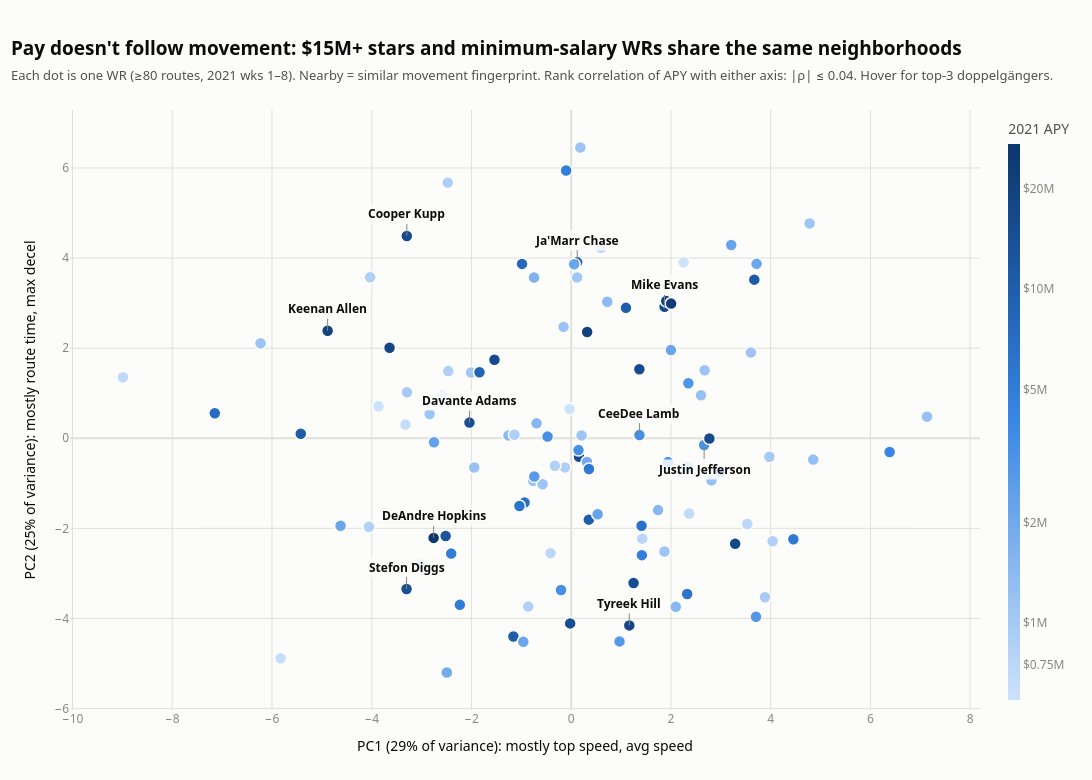

The code cell stored with this chart in its notebook:
### Markdown cell above
**Map of all receivers.** Each dot is a receiver; dots close together move alike. Color is 2021 pay.
**Hover** over a dot to see his top 3 doppelgängers.

### Code cell
d = visuals.load()
visuals.wr_map(d).show()

### Figure 1 — Plotly figure (JSON) as saved in the notebook; plotly's stock layout.template omitted (floating-point values rounded to 4 significant figures; data arrays with more than 128 entries replaced by an {"elided": "..."} marker saying what was removed)
{"data": [{"customdata": {"elided": "110x5 mixed values"}, "hovertemplate": "<b>%{customdata[0]}</b> (%{customdata[1]})<br>APY: %{customdata[2]}<br>Routes: %{customdata[3]}<br><b>Moves most like</b> (other teams):<br>%{customdata[4]}<extra></extra>", "marker": {"color": [1.217, -0.01686, 0.446, 1.176, 1.169, 1.204, 1.0, -0.2304, 0.05212, 0.8868, 1.21, 1.255, 0.3331, 0.7959, 0.8307, 0.516, 0.5444, 1.302, 1.041, 1.197, 0.5294, 0.02789, 1.031, 1.21, 1.301, 1.211, 0.05212, 0.702, 0.7782, 0.0632, 0.6935, 0.09648, 1.158, 0.147, 1.238, 0.7782, 0.4694, 1.255, 0.07555, 0.05938, 0.4354, 1.435, -0.04854, 0.8603, -0.05027, 0.2842, 1.161, 0.6199, -0.2304, 1.097, -0.1494, 0.3368, 0.1502, 0.2843, 0.699, 0.02948, 0.2186, 1.007, 0.1684, 0.5208, -0.06747, -0.0624, 0.4959, -0.1163, -0.004365, 0.3391, -0.07058, 0.1761, 0.3493, 0.1761, -0.2316, 0.04802, 1.011, 0.1561, 0.4914, 1.255, 0.329, 0.3761, -0.06028, 0.699, -0.04584, 0.7404, -0.1169, -0.1293, 0.9542, 0.9031, 1.342, 0.0569, 0.7404, 0.09202, 0.05128, -0.1907, -0.004365, -0.162, -0.1844, 0.0856, 0.08368, 0.6767, 0.5353, -0.1293, -0.04462, 0.04603, -0.0455, 0.329, 0.077, 0.05212, -0.06259, 0.3522, 0.05212, -0.0006115], "colorbar": {"outlinewidth": 0, "thickness": 12, "tickfont": {"color": "#898781"}, "ticktext": ["$0.75M", "$1M", "$2M", "$5M", "$10M", "$20M"], "tickvals": [-0.1249, 0.0, 0.301, 0.699, 1.0, 1.301], "title": {"font": {"color": "#52514e"}, "text": "2021 APY"}}, "colorscale": [[0.0, "#cde2fb"], [0.1667, "#9ec5f4"], [0.3333, "#6da7ec"], [0.5, "#3987e5"], [0.6667, "#256abf"], [0.8333, "#184f95"], [1.0, "#0d366b"]], "line": {"color": "#fcfcfb", "width": 1.5}, "size": 12}, "mode": "markers", "type": "scatter", "x": [1.873, 3.886, 0.9696, 1.251, -0.0205, 1.367, 0.3538, -0.03414, 3.604, 0.1205, 0.1577, 1.165, -4.625, 1.411, -0.9359, 2.666, 1.369, -4.884, 3.672, -3.296, -0.2034, -2.008, -5.423, 2.772, 0.32, -1.539, -2.839, -2.233, 2.326, -0.1532, -0.1009, 4.854, -3.301, 0.7239, 3.288, -1.038, 3.706, -3.642, -0.761, -0.5729, -0.7404, -2.758, -0.1246, -7.147, -4.032, -2.493, -2.04, 6.386, 2.254, -2.518, -8.988, 0.05958, 2.346, 0.3165, 2.999, 0.1177, -0.7443, 1.099, 2.097, -0.474, -4.056, 4.04, 1.941, 1.426, -2.996, 2.001, -0.3263, -0.6951, 0.5308, 1.742, -3.864, 1.871, -1.159, -1.257, 2.35, 1.906, -0.9602, -2.751, -2.58, -2.406, -1.139, 4.456, 0.602, 3.531, -1.839, -0.9861, 2.004, -6.229, 0.3561, 7.135, 0.1838, -5.828, -3.292, 2.365, -3.324, 2.604, 2.813, 1.417, 0.1469, -0.4142, -2.476, 4.782, -2.464, 3.718, -1.946, 2.677, -0.8608, 3.209, 0.208, 3.974], "y": [2.918, -3.53, -4.509, -3.213, -4.11, 1.532, -1.806, 0.6512, 1.905, 3.911, -0.4115, -4.154, -1.94, -1.942, -1.424, -0.1509, 0.06997, 2.387, 3.521, 4.491, -3.37, 1.459, 0.09957, -0.006045, 2.358, 1.742, 0.5377, -3.698, -3.458, 2.472, 5.945, -0.4734, -3.347, 3.031, -2.34, -1.502, -3.961, 2.008, -0.9465, -1.022, -0.8469, -2.212, -0.6464, 0.5541, 3.574, -5.2, 0.3479, -0.3059, 3.908, -2.168, 1.353, 3.863, -0.6337, -0.5268, -0.7397, 3.571, 3.569, 2.895, -3.741, 0.03691, -1.963, -2.284, -0.5289, -2.229, -2.797, 1.957, -0.6109, 0.3312, -1.687, -1.595, 0.7122, -2.512, -4.402, 0.06353, 1.221, 3.046, -4.518, -0.08774, 0.9503, -2.56, 0.07799, -2.241, 4.231, -1.905, 1.465, 3.871, 2.99, 2.11, -0.6819, 0.4803, 6.455, -4.882, 1.022, -1.669, 0.3061, 0.9536, -0.9348, -2.595, -0.2625, -2.55, 5.675, 4.77, 1.491, 3.871, -0.6478, 1.511, -3.737, 4.29, 0.06374, -0.4106]}], "layout": {"annotations": [{"arrowcolor": "#898781", "arrowhead": 0, "arrowwidth": 1, "ax": 0, "ay": -22, "bgcolor": "rgba(252,252,251,0.85)", "font": {"color": "#0b0b0b", "size": 12}, "showarrow": true, "text": "<b>Keenan Allen</b>", "x": -4.884, "y": 2.387}, {"arrowcolor": "#898781", "arrowhead": 0, "arrowwidth": 1, "ax": 0, "ay": -22, "bgcolor": "rgba(252,252,251,0.85)", "font": {"color": "#0b0b0b", "size": 12}, "showarrow": true, "text": "<b>Stefon Diggs</b>", "x": -3.301, "y": -3.347}, {"arrowcolor": "#898781", "arrowhead": 0, "arrowwidth": 1, "ax": 0, "ay": -22, "bgcolor": "rgba(252,252,251,0.85)", "font": {"color": "#0b0b0b", "size": 12}, "showarrow": true, "text": "<b>Cooper Kupp</b>", "x": -3.296, "y": 4.491}, {"arrowcolor": "#898781", "arrowhead": 0, "arrowwidth": 1, "ax": 0, "ay": -22, "bgcolor": "rgba(252,252,251,0.85)", "font": {"color": "#0b0b0b", "size": 12}, "showarrow": true, "text": "<b>DeAndre Hopkins</b>", "x": -2.758, "y": -2.212}, {"arrowcolor": "#898781", "arrowhead": 0, "arrowwidth": 1, "ax": 0, "ay": -22, "bgcolor": "rgba(252,252,251,0.85)", "font": {"color": "#0b0b0b", "size": 12}, "showarrow": true, "text": "<b>Davante Adams</b>", "x": -2.04, "y": 0.3479}, {"arrowcolor": "#898781", "arrowhead": 0, "arrowwidth": 1, "ax": 0, "ay": -22, "bgcolor": "rgba(252,252,251,0.85)", "font": {"color": "#0b0b0b", "size": 12}, "showarrow": true, "text": "<b>Ja'Marr Chase</b>", "x": 0.1205, "y": 3.911}, {"arrowcolor": "#898781", "arrowhead": 0, "arrowwidth": 1, "ax": 0, "ay": -22, "bgcolor": "rgba(252,252,251,0.85)", "font": {"color": "#0b0b0b", "size": 12}, "showarrow": true, "text": "<b>Tyreek Hill</b>", "x": 1.165, "y": -4.154}, {"arrowcolor": "#898781", "arrowhead": 0, "arrowwidth": 1, "ax": 0, "ay": -22, "bgcolor": "rgba(252,252,251,0.85)", "font": {"color": "#0b0b0b", "size": 12}, "showarrow": true, "text": "<b>CeeDee Lamb</b>", "x": 1.369, "y": 0.06997}, {"arrowcolor": "#898781", "arrowhead": 0, "arrowwidth": 1, "ax": 0, "ay": -22, "bgcolor": "rgba(252,252,251,0.85)", "font": {"color": "#0b0b0b", "size": 12}, "showarrow": true, "text": "<b>Mike Evans</b>", "x": 1.873, "y": 2.918}, {"arrowcolor": "#898781", "arrowhead": 0, "arrowwidth": 1, "ax": 0, "ay": 24, "bgcolor": "rgba(252,252,251,0.85)", "font": {"color": "#0b0b0b", "size": 12}, "showarrow": true, "text": "<b>Justin Jefferson</b>", "x": 2.666, "y": -0.1509}], "font": {"color": "#0b0b0b", "family": "Segoe UI, -apple-system, system-ui, sans-serif"}, "height": 780, "hoverlabel": {"bgcolor": "white", "bordercolor": "#e1e0d9", "font": {"color": "#0b0b0b", "size": 13}}, "margin": {"b": 70, "l": 70, "r": 40, "t": 110}, "paper_bgcolor": "#fcfcfb", "plot_bgcolor": "#fcfcfb", "title": {"font": {"color": "#0b0b0b", "size": 19}, "text": "<b>Pay doesn't follow movement: $15M+ stars and minimum-salary WRs share the same neighborhoods</b><br><span style='font-size:13px;color:#52514e'>Each dot is one WR (≥80 routes, 2021 wks 1–8). Nearby = similar movement fingerprint. Rank correlation of APY with either axis: |ρ| ≤ 0.04. Hover for top-3 doppelgängers.</span>", "x": 0.01, "xanchor": "left"}, "width": 1150, "xaxis": {"gridcolor": "#e1e0d9", "tickfont": {"color": "#898781"}, "title": {"text": "PC1 (29% of variance): mostly top speed, avg speed"}, "zerolinecolor": "#e1e0d9"}, "yaxis": {"gridcolor": "#e1e0d9", "tickfont": {"color": "#898781"}, "title": {"text": "PC2 (25% of variance): mostly route time, max decel"}, "zerolinecolor": "#e1e0d9"}}}
